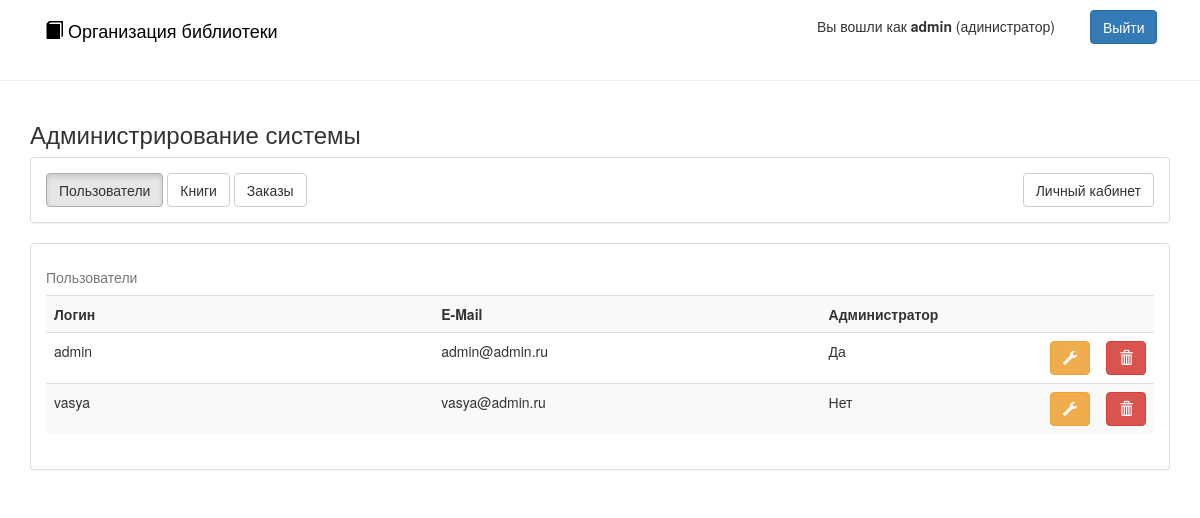
/admin/users (signed in), run on the app's committed database.
### app/models/User.py (models this page shows, shortened)
class User(db.Model, UserMixin):
    login = db.Column('login', db.String(30), primary_key=True, nullable=False)
    password = db.Column('password', db.String(30), nullable=False)
    email = db.Column('email', db.String(100), nullable=False)
    is_admin = db.Column('is_admin', db.Boolean, nullable=False)
    books = db.relationship('Book',
                            secondary=users_books,
                            primaryjoin=(users_books.c.user_login == login),
                            backref=db.backref('users_books', lazy='dynamic'),
                            lazy='dynamic')
    orders = db.relationship('Order')
    @classmethod
    def get(cls, id):
        return cls.query.get(id)
    @classmethod
    def get_all(cls):
        return cls.query.all()

### app/controllers/AdminController.py (the view)
@app.route("/admin/users")
@login_required
def admin_users():
    if not current_user.is_admin:
        abort(403)  # access denied
    users = User.get_all()
    return render_template('admin/users.html', users=users)

### app/controllers/LoginController.py (called while the page is built)
@login_manager.user_loader
def load_user(lgn):
    return User.get(lgn)

### templates/admin/users.html
{% extends "layout.html" %}
{% block body %}
<div class="container">
    <h3>Администрирование системы</h3>
    <div class="panel panel-default">
        <div class="panel-body">
            <a href="{{ url_for('admin_users') }}" class=" btn btn-default active">Пользователи</a>
            <a href="{{ url_for('admin_public') }}" class=" btn btn-default">Книги</a>
            <a href="{{ url_for('admin_orders') }}" class=" btn btn-default">Заказы</a>
            <a href="{{ url_for('main') }}" class="btn btn-default pull-right">Личный кабинет</a>
        </div>
    </div>
    <div class="panel panel-default">
        <div class="panel-body">
            <table class="table table-striped" >
                    <caption>Пользователи</caption>
                    <tr>
                        <th width="35%">Логин</th>
                        <th width="35%">E-Mail</th>
                        <th width="20%">Администратор</th>
                        <th width="5%"></th>
                        <th width="5%"></th>
                    </tr>
                    {% for user in users %}
                    <tr>
                        <td>{{user.login}}</td>
                        <td>{{user.email}}</td>
                        <td>{% if user.is_admin %} Да {% else %} Нет {% endif %}</td>
                        <td>
                            <a class="btn btn-warning" href="{{url_for('user_doadmin', login=user.login)}}">
                                <span class="glyphicon glyphicon-wrench" aria-hidden="true"></span>
                            </a>
                        </td>
                        <td>
                            <a class="btn btn-danger" href="{{url_for('user_delete', login=user.login)}}">
                                <span class="glyphicon glyphicon-trash" aria-hidden="true"></span>
                            </a>
                        </td>
                    </tr>
                    {% endfor %}
                </table>
        </div>
    </div>
</div>
{% endblock %}

### templates/layout.html (shortened to what this page needs)
<!DOCTYPE html>
<head>
    <link href="/static/css/bootstrap.min.css" rel="stylesheet">
</head>
<body>
    <header class="navbar navbar-static-top" style="margin-top: 10px;">
        <div class="container">
            <div class="col-md-8">
                <a href="{{ url_for('main') }}" style="color:black; text-decoration: none;">
                    <h4><span class="glyphicon glyphicon-book" aria-hidden="true"></span> Организация библиотеки</h4>
                </a>
            </div>
            {% if current_user.is_authenticated() %}
            <div class="col-md-3 text-right">
                <a class="btn btn-default"
                    {% if current_user.is_admin %}
                        href="{{ url_for('admin_users') }}"
                    {% endif %}
                    style="border: none;">Вы вошли как <b>{{ current_user.login }}</b>
                {% if current_user.is_admin %}
                    (адинистратор)
                {% endif %}
                </a>
            </div>
            <div class="col-md-1">
                <a class="btn btn-primary" href=" {{ url_for('logout') }}">Выйти</a>
            </div>
            {% endif %}
        </div>
    </header>
    <hr>
    {% block body %}{% endblock %}
</body>
</html>

### data on the page
User: login "admin", email "admin@admin.ru", is_admin "Да"
User: login "vasya", email "vasya@admin.ru", is_admin "Нет"
